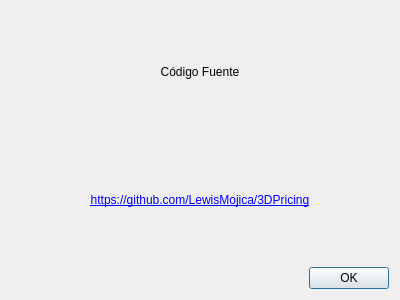
<?xml version="1.0" encoding="UTF-8"?>
<ui version="4.0">
 <class>Dialog</class>
 <widget class="QDialog" name="Dialog">
  <property name="geometry">
   <rect>
    <x>0</x>
    <y>0</y>
    <width>400</width>
    <height>300</height>
   </rect>
  </property>
  <property name="windowTitle">
   <string>Dialog</string>
  </property>
  <layout class="QVBoxLayout" name="verticalLayout_2">
   <item>
    <layout class="QVBoxLayout" name="verticalLayout">
     <item>
      <widget class="QLabel" name="label_2">
       <property name="text">
        <string>Código Fuente</string>
       </property>
       <property name="alignment">
        <set>Qt::AlignCenter</set>
       </property>
      </widget>
     </item>
     <item>
      <widget class="QLabel" name="label">
       <property name="text">
        <string>&lt;html&gt;&lt;head/&gt;&lt;body&gt;&lt;p&gt;&lt;a href=&quot;https://github.com/LewisMojica/3DPricing&quot;&gt;&lt;span style=&quot; text-decoration: underline; color:#0000ff;&quot;&gt;https://github.com/LewisMojica/3DPricing&lt;/span&gt;&lt;/a&gt;&lt;/p&gt;&lt;/body&gt;&lt;/html&gt;</string>
       </property>
       <property name="textFormat">
        <enum>Qt::RichText</enum>
       </property>
       <property name="alignment">
        <set>Qt::AlignCenter</set>
       </property>
       <property name="openExternalLinks">
        <bool>true</bool>
       </property>
      </widget>
     </item>
    </layout>
   </item>
   <item>
    <widget class="QDialogButtonBox" name="buttonBox">
     <property name="orientation">
      <enum>Qt::Horizontal</enum>
     </property>
     <property name="standardButtons">
      <set>QDialogButtonBox::Ok</set>
     </property>
    </widget>
   </item>
  </layout>
 </widget>
 <resources/>
 <connections>
  <connection>
   <sender>buttonBox</sender>
   <signal>accepted()</signal>
   <receiver>Dialog</receiver>
   <slot>accept()</slot>
   <hints>
    <hint type="sourcelabel">
     <x>248</x>
     <y>254</y>
    </hint>
    <hint type="destinationlabel">
     <x>157</x>
     <y>274</y>
    </hint>
   </hints>
  </connection>
  <connection>
   <sender>buttonBox</sender>
   <signal>rejected()</signal>
   <receiver>Dialog</receiver>
   <slot>reject()</slot>
   <hints>
    <hint type="sourcelabel">
     <x>316</x>
     <y>260</y>
    </hint>
    <hint type="destinationlabel">
     <x>286</x>
     <y>274</y>
    </hint>
   </hints>
  </connection>
 </connections>
</ui>
